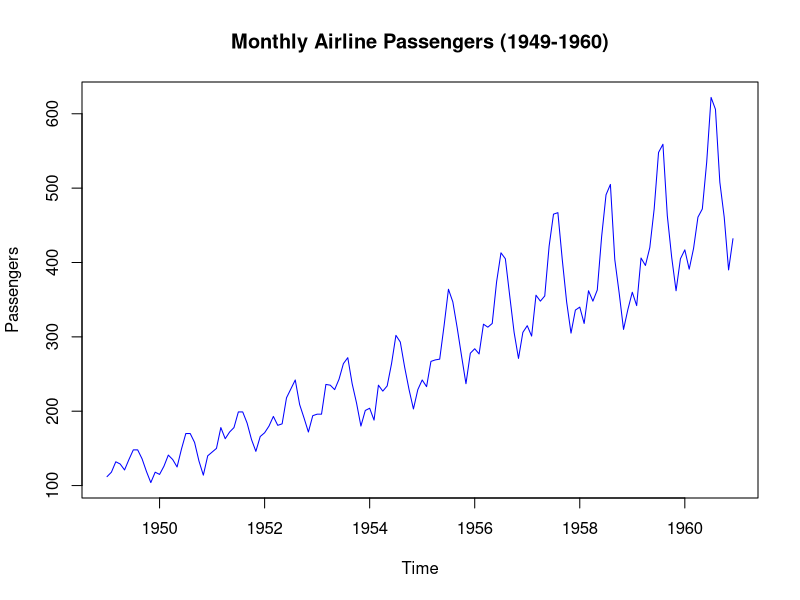
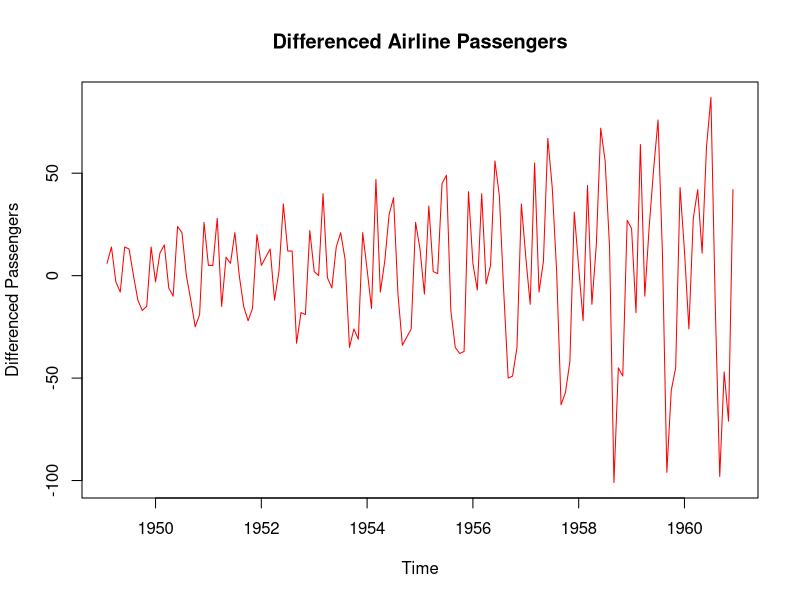
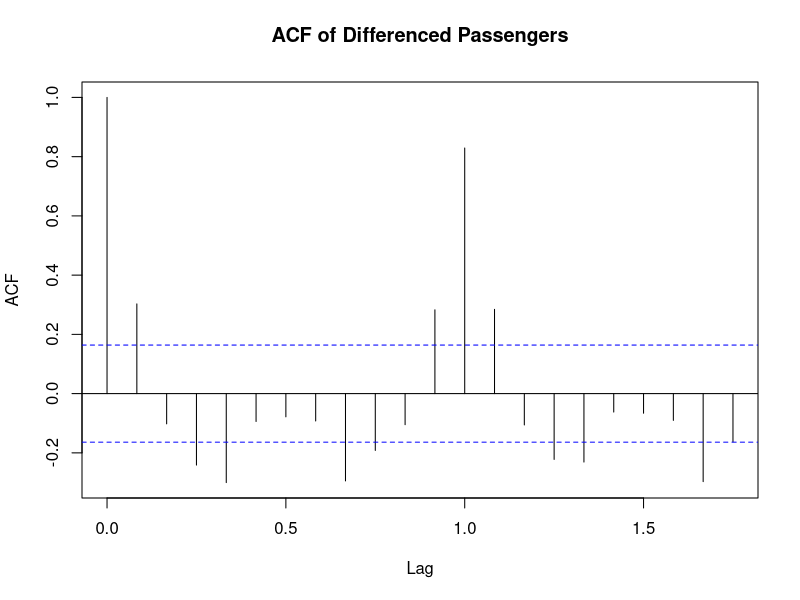
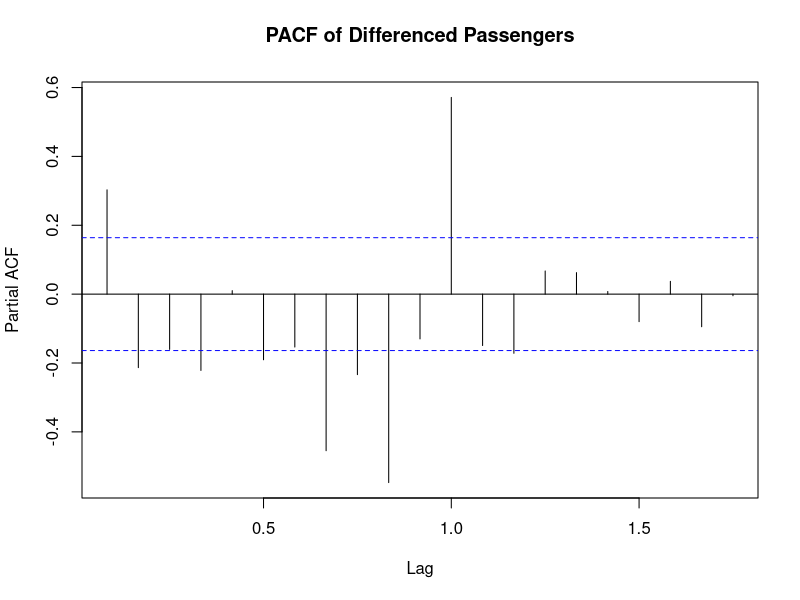

Here is the R script that generated these plots, in order:
data("AirPassengers")
print(AirPassengers)
# Plot the time series
plot(AirPassengers, main = "Monthly Airline Passengers (1949-1960)",
     xlab = "Time", ylab = "Passengers", col = "blue")

install.packages("tseries")
library(tseries)
# Perform the ADF test
adf_test <- adf.test(AirPassengers)
print(adf_test)

# Difference the data
diff_passengers <- diff(AirPassengers)
# Plot the differenced data
plot(diff_passengers, main = "Differenced Airline Passengers",
     xlab = "Time", ylab = "Differenced Passengers", col = "red")
# Perform the ADF test again to confirm stationarity
adf_test_diff <- adf.test(diff_passengers)
print

# Perform the KPSS test
kpss_test_result <- kpss.test(diff_passengers)

print(kpss_test_result)



acf(diff_passengers, main = "ACF of Differenced Passengers")

pacf(diff_passengers, main = "PACF of Differenced Passengers")


arima_model <- arima(AirPassengers, order = c(1, 1, 2))
print(arima_model)


install.packages("forecast")
library(forecast)
# Apply exponential smoothing to the differenced data
ets_model_diff <- ets(diff_passengers)
# View the model summary
print(ets_model_diff)




